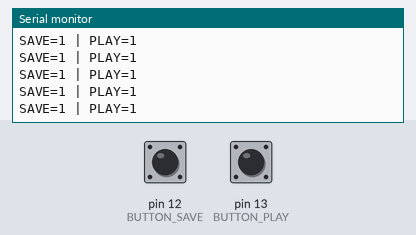
Bench run of a sketch on a simulated Arduino Uno, built with avr-gcc and run on an emulated ATmega328P. Shown: the last lines printed to the serial monitor. The test bench sets the inputs (shaded band); at power-on: pin 12 (BUTTON_SAVE) HIGH, pin 13 (BUTTON_PLAY) HIGH.

Above: at 1.2 s.
1.3 s: pin 12 (BUTTON_SAVE) pulled LOW for 0.25 s
At 1.58 s:
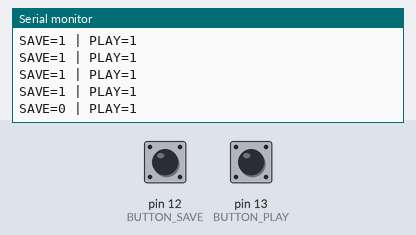
3.0 s: pin 13 (BUTTON_PLAY) pulled LOW for 0.25 s
At 3.18 s:
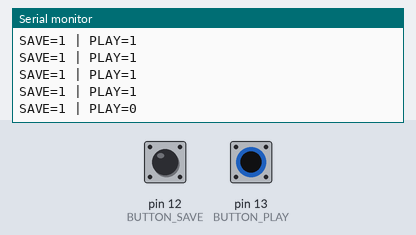

The sketch:

step3_button_test.ino
```cpp
/*
step3_button_test.ino

Purpose
- Verify that your two buttons are wired correctly using INPUT_PULLUP.
- This is the safest button wiring method for beginners (no external resistor needed).

Hardware
- Arduino Uno
- 2x push buttons

Wiring (IMPORTANT)
For INPUT_PULLUP, each button must connect:
- One side -> Arduino pin (D12 or D13)
- Other side -> GND

No 5V connection is needed for the buttons in this mode.

Pins used
- SAVE button -> D12
- PLAY button -> D13

How to Run
- Upload this sketch.
- Open Serial Monitor at 9600 baud.
- Click/press buttons in Tinkercad.

Expected Behavior
Because INPUT_PULLUP is used:
- Not pressed -> reads 1 (HIGH)
- Pressed     -> reads 0 (LOW)

Notes
- If you always see 0:
  - the pin is stuck to GND (button wired wrong or not crossing breadboard gap)
- If you always see 1:
  - button not actually connected to GND when pressed
*/

const int BUTTON_SAVE = 12;
const int BUTTON_PLAY = 13;

void setup() {
  pinMode(BUTTON_SAVE, INPUT_PULLUP);
  pinMode(BUTTON_PLAY, INPUT_PULLUP);

  Serial.begin(9600);
  Serial.println("Button test ready (INPUT_PULLUP).");
  Serial.println("Expected: not pressed=1, pressed=0");
}

void loop() {
  int saveState = digitalRead(BUTTON_SAVE);
  int playState = digitalRead(BUTTON_PLAY);

  Serial.print("SAVE=");
  Serial.print(saveState);
  Serial.print(" | PLAY=");
  Serial.println(playState);

  delay(200);
}
```

Measured:
- after the input at 1.3 s, the serial monitor: prints a new line after 0.13 s (image 1)
- after the input at 3.0 s, the serial monitor: prints a new line at once (image 2)
